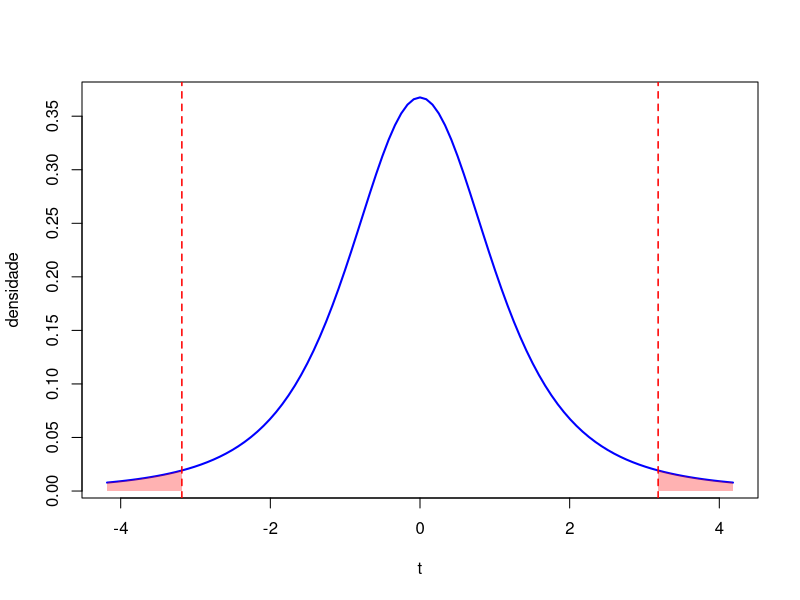

R code for this plot: (Note: this script raises an error after producing the figure.)
# ============================================================
# Estatística Aplicada
# Grupo de Exercícios de Revisão — Inferência Estatística
# Exercícios 1 a 5
# ============================================================

# Pacotes necessários
# install.packages("pwr")   # rodar uma vez, se ainda não tiver o pacote
library(pwr)


# ------------------------------------------------------------
# Funções
# ------------------------------------------------------------
plot_dist_t <- function(n = 4, mean_sample = 9, dp_sample = 0.6, alpha = 0.05) {
  
  # Valor crítico da distribuição t
  qq <- qt(1 - alpha/2, n - 1)
  
  # Gerando o vetor aleatório (caso queira usá-lo posteriormente no script)
  lista_de_vetores <- rnorm(n, mean = mean_sample, sd = dp_sample)
  
  # Limite estendido para o gráfico não cortar as bordas
  limite_grafico <- qq + 1
  
  # 1. Desenha a curva teórica
  curve(dt(x, df = n - 1), from = -limite_grafico, to = limite_grafico, 
        ylab = "densidade", xlab = "t", col = "blue", lwd = 2)
  
  # 2. Pinta a extremidade esquerda (de -limite_grafico até -qq)
  x_esq <- seq(-limite_grafico, -qq, length = 100)
  y_esq <- dt(x_esq, df = n - 1)
  polygon(c(-limite_grafico, x_esq, -qq), c(0, y_esq, 0), col = rgb(1, 0, 0, 0.3), border = NA)
  
  # 3. Pinta a extremidade direita (de qq até limite_grafico)
  x_dir <- seq(qq, limite_grafico, length = 100)
  y_dir <- dt(x_dir, df = n - 1)
  polygon(c(qq, x_dir, limite_grafico), c(0, y_dir, 0), col = rgb(1, 0, 0, 0.3), border = NA)
  
  # 4. Adiciona as linhas tracejadas verticais nos valores críticos
  abline(v = c(-qq, qq), lty = 2, col = "red", lwd = 1.5)
  
  # Opcional: Retorna a lista de vetores gerada invisivelmente caso precise dela
  return(invisible(lista_de_vetores))
}


# ------------------------------------------------------------
# Exercício 1
# ------------------------------------------------------------
# Peso da glândula pituitária em 4 ratinhos: média = 9.0 mg, desvio padrão = 0.6 mg
# IC a 95% para a média populacional

n = 4
mean_sample = 9
dp_sample = 0.6
alpha = 0.05
se = dp_sample/sqrt(n)


plot_dist_t(n = n, mean_sample = mean_sample, dp_sample = dp_sample, alpha = alpha) 

mean_sample + c(-1,1)*qt(1-alpha/2,n-1)*se


# ------------------------------------------------------------
# Exercício 2
# ------------------------------------------------------------
# Consumo de oxigénio (ml) em 30 suspensões celulares
# H0: mu = 12   vs   H1: mu != 12   (alpha = 0.05)

x <- c(14.2, 13.8, 14.2, 14.4, 11.5, 16.0, 14.9, 15.3, 13.8, 14.8,
            13.2, 14.4, 12.6, 14.1, 13.1, 11.7, 14.8, 14.1, 13.1, 13.6,
            14.1, 14.8, 11.7, 12.4, 12.6, 11.0, 13.2, 14.6, 12.7, 14.8)

n = length(x)
mu = 12
mean_sample = mean(x)
sd_sample2 = (sum(x^2)-n*(mean_sample^2))/(n-1)
alpha = 0.05
qt(1-alpha/2,n-1)

plot_dist_t(n = n, mean_sample = mean_sample, dp_sample = sd_sample, alpha = alpha) 

t = (mean_sample-mu)/(sqrt(sd_sample2/n))
ic = mean_sample + c(-1,1)*qt(1-alpha/2,n-1)*(sqrt(sd_sample2/n))

qqnorm(x)
qqline(x)

(t.test(x, mu = 12, alternative = "two.sided", conf.level = 0.95))


# ------------------------------------------------------------
# Exercício 3
# ------------------------------------------------------------
# Tempo de vida (horas) de 24 bactérias.
# Laboratório A afirma mu > 250h; Laboratório B testa essa afirmação.
# H0: mu <= 250   vs   H1: mu > 250   (alpha = 0.05, teste unilateral à direita)

dados3 <- c(271, 198, 219, 225, 253, 262, 224, 291, 264, 211, 268, 243,
            230, 275, 284, 282, 216, 288, 253, 236, 295, 252, 272, 294)

n = length(dados3)
mean_sample = mean(dados3)
mu = 250
sd_sample2 = (sum(dados3^2)-n*(mean_sample^2))/(n-1)
alpha = 0.05
qt(1-alpha,n-1)

plot_dist_t(n = n, mean_sample = mean_sample, dp_sample = sd_sample2, alpha = alpha) 

t = (mean_sample-mu)/sqrt(sd_sample2/n)
ic = mean_sample + c(-1,1)*qt(1-alpha/2,n-1)*sqrt(sd_sample2/n)

(t.test(dados3, mu = mu, alternative = "greater", conf.level = 0.95))

abline(v = c(-t, t), lty = 2, col = "red", lwd = 1.5)

---





sum(dados3)      # 6106
sum(dados3^2)    # 1572790

hist(dados3, freq = FALSE, main = "Tempo de vida das bactérias", xlab = "horas")
curve(dnorm(x, mean(dados3), sd(dados3)), add = TRUE, col = "blue", lwd = 2)
qqnorm(dados3); qqline(dados3, col = "red")

teste3 <- t.test(dados3, mu = 250, alternative = "greater", conf.level = 0.95)
teste3
# t = 0.7465, df = 23, p-value = 0.2315 (> 0.05) -> Não se rejeita H0.
# (No SPSS, como o teste lá é sempre bilateral, dividir o p-value por 2.)
# Conclusão: os dados não fornecem evidência suficiente para confirmar a
# afirmação do laboratório A.

# Como não se rejeitou H0 -> análise de potência
d3 <- (mean(dados3) - 250) / sd(dados3)   # tamanho de efeito de Cohen
pwr.t.test(n = length(dados3), d = d3, sig.level = 0.05,
           type = "one.sample", alternative = "greater")
# A potência calculada mostra a probabilidade de detetar corretamente um
# efeito desta magnitude, com esta dimensão amostral e este nível de significância.


# ------------------------------------------------------------
# Exercício 4
# ------------------------------------------------------------
# Consumo energético diário em 242 mulheres americanas (> 30 anos)
# Apenas estatísticas-resumo disponíveis (sem dados brutos) -> cálculo "à mão" em R
# H0: mu = 7725   vs   H1: mu != 7725   (alpha = 0.01)

n4     <- 242
mean4  <- 6992.6
sd4    <- 1176.83
mu0_4  <- 7725
alpha4 <- 0.01

se4 <- sd4 / sqrt(n4)
z4  <- (mean4 - mu0_4) / se4
p4  <- 2 * (1 - pnorm(abs(z4)))

cat("z =", z4, " | p-value =", p4, "\n")

IC4.low  <- mean4 - qnorm(1 - alpha4 / 2) * se4
IC4.high <- mean4 + qnorm(1 - alpha4 / 2) * se4
cat("IC a 99% para o consumo médio: [", IC4.low, ",", IC4.high, "]\n")
# z ~ -9.68, p-value ~ 0 (< 0.01) -> Rejeita-se H0.
# O valor de referência (7725 kJ) fica fora do IC a 99%, confirmando que o
# consumo médio diário é significativamente diferente do recomendado.


# ------------------------------------------------------------
# Exercício 5
# ------------------------------------------------------------
# Pressão arterial sistólica (mmHg) em 25 indivíduos com patologia cardíaca

dados5 <- c(162, 177, 151, 167, 141, 153, 143, 157, 123, 161, 147, 157, 141,
            157, 151, 134, 134, 128, 151, 112, 142, 121, 130, 134, 120)

# (a) Análise gráfica de simetria
hist(dados5, main = "Pressão arterial sistólica", xlab = "mmHg")
boxplot(dados5, main = "Boxplot da pressão arterial sistólica", horizontal = TRUE)
qqnorm(dados5); qqline(dados5, col = "red")
# O histograma, o boxplot e o Q-Q plot permitem avaliar visualmente se a
# distribuição é razoavelmente simétrica.

# (b) Descrição numérica
summary(dados5)     # mínimo, quartis, mediana, máximo
mean(dados5)
sd(dados5)
var(dados5)
IQR(dados5)          # Q3 - Q1
# Média amostral = 143.76 mmHg -> superior a 140 mmHg.

# (c) Teste de hipóteses: H0: mu <= 140   vs   H1: mu > 140   (alpha = 0.01)
teste5 <- t.test(dados5, mu = 140, alternative = "greater", conf.level = 0.99)
teste5
# t = 1.1587, df = 24, p-value = 0.129 (> 0.01) -> Não se rejeita H0.
# IC a 99% (unilateral): [135.67, +Inf[ -> contém 140, confirmando a não rejeição.

# Como não se rejeitou H0 -> análise de potência
d5 <- (mean(dados5) - 140) / sd(dados5)
pwr.t.test(n = length(dados5), d = d5, sig.level = 0.01,
           type = "one.sample", alternative = "greater")

# (d) Cálculo "à mão" do valor-p a partir da estatística t
t.obs5   <- (mean(dados5) - 140) / (sd(dados5) / sqrt(length(dados5)))
p.valor5 <- 1 - pt(t.obs5, df = length(dados5) - 1)
cat("t =", t.obs5, " | valor-p =", p.valor5, "\n")
